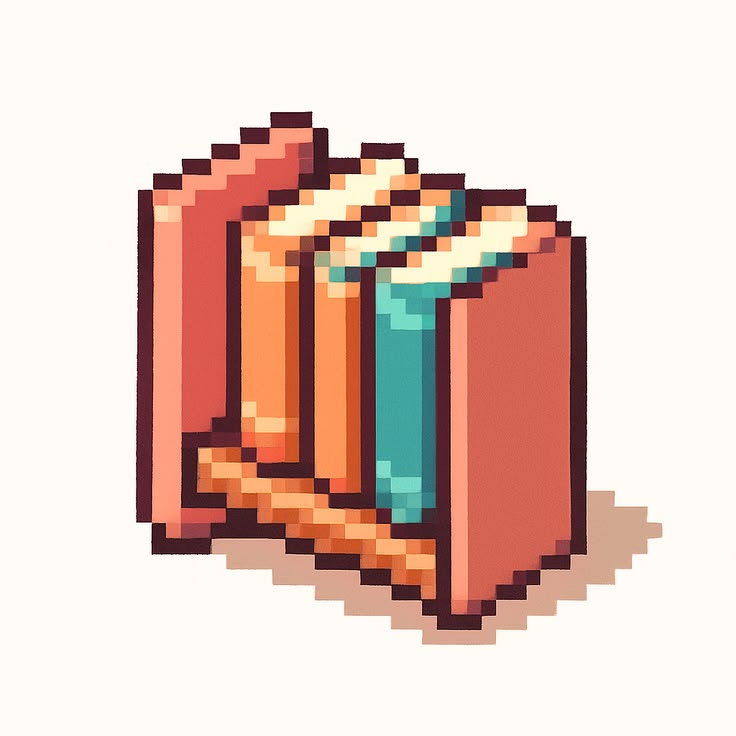
#> input picture art/bundle-source.jpeg, 736 x 736 px, found by its file name
$ python make_bundle_icon.py art/bundle-source.jpeg
#> lines starting #> are read from the running program, lines starting #| are printed output that depends on the picture
#!/usr/bin/env python3
"""Turn the bookshelf artwork into a transparent badge.

    python3 tools/make_bundle_icon.py art/bundle-source.jpeg

The background is cream and so are the page tops, so keying on colour would
eat the pages along with it. The background is flood-filled from the edges
instead: only cream reachable from outside the drawing is removed, and cream
enclosed by the books is left alone.
"""

import sys
from collections import deque
from pathlib import Path

from PIL import Image

# How far a pixel may drift from the corner colour and still count as
# background. JPEG leaves a haze around hard edges, so this cannot be exact.
TOLERANCE = 26

# The badge is drawn at about 20 CSS pixels. This is generous headroom for a
# high-density screen without carrying a 736px image around.
OUTPUT_EDGE = 144


def close_enough(a, b):
    return all(abs(x - y) <= TOLERANCE for x, y in zip(a, b))


def lift_background(image):
    """Flood-fill from every edge pixel, clearing what it reaches."""
    width, height = image.size
#> width = 736; height = 736
    pixels = image.load()
    background = pixels[0, 0][:3]
#> background = (255, 251, 247)

    seen = bytearray(width * height)
    queue = deque()

    def consider(x, y):
        if not (0 <= x < width and 0 <= y < height):
            return
        at = y * width + x
        if seen[at]:
            return
        if not close_enough(pixels[x, y][:3], background):
            return
        seen[at] = 1
        queue.append((x, y))

    for x in range(width):
        consider(x, 0)
        consider(x, height - 1)
    for y in range(height):
        consider(0, y)
        consider(width - 1, y)
#> this loop made 736 passes

    while queue:
        x, y = queue.popleft()
        pixels[x, y] = (255, 255, 255, 0)
        consider(x + 1, y)
        consider(x - 1, y)
        consider(x, y + 1)
        consider(x, y - 1)
#> this loop made 340264 passes

    return image


def main():
    if len(sys.argv) < 2:
        print(__doc__)
        return 2

    source = Path(sys.argv[1])
    out = Path(sys.argv[2] if len(sys.argv) > 2 else 'app/src/main/assets/www/img/bundle.png')
    out.parent.mkdir(parents=True, exist_ok=True)

    image = lift_background(Image.open(source).convert('RGBA'))

    # The soft drop shadow is part of the artwork and survives the fill, being
    # nowhere near the background colour. It is not wanted on a book cover.
    pixels = image.load()
    width, height = image.size
#> width = 736; height = 736
    for y in range(height):
        for x in range(width):
            r, g, b, a = pixels[x, y]
            if a and r > 190 and 140 < g < 200 and 120 < b < 180 and r - b > 40:
                pixels[x, y] = (r, g, b, 0)

    box = image.getbbox()
#> box = (136, 111, 663, 645)
    if box:
        image = image.crop(box)
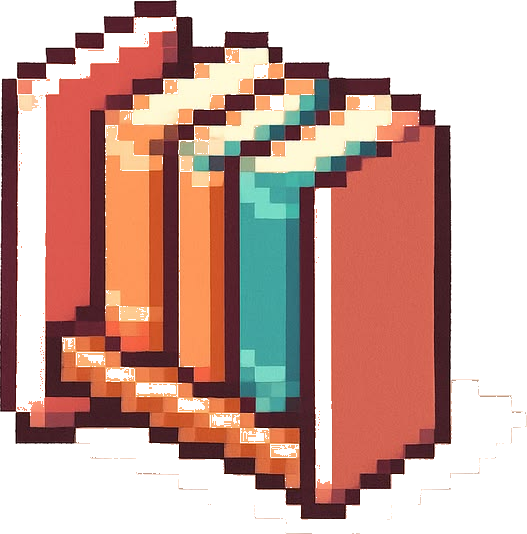
#> image: PIL image 527x534 RGBA; mean R, G, B, A 198.6, 152.9, 139.8, 150.2; transparent parts drawn white

    # Square, so it scales predictably wherever it is placed.
    side = max(image.size)
#> side = 534
    square = Image.new('RGBA', (side, side), (0, 0, 0, 0))
#> square: PIL image 534x534 RGBA; every value is 0
    square.paste(image, ((side - image.width) // 2, (side - image.height) // 2), image)
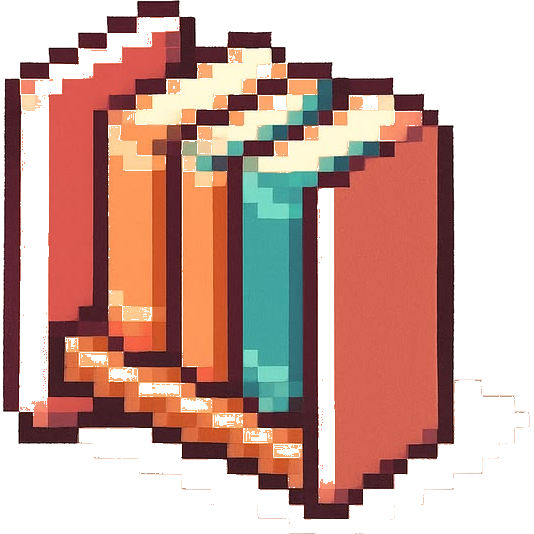
#> square: PIL image 534x534 RGBA; mean R, G, B, A 95, 58.7, 49.3, 148.3; transparent parts drawn white

    square.resize((OUTPUT_EDGE, OUTPUT_EDGE), Image.LANCZOS).save(out)
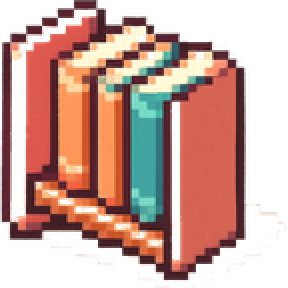
#> saved as bundle.png: PIL image 144x144 RGBA (shown 2 times larger); mean R, G, B, A 112.5, 71.6, 60.9, 148; transparent parts drawn white
#> (the run stopped early here; a loop or call above may not have finished)
